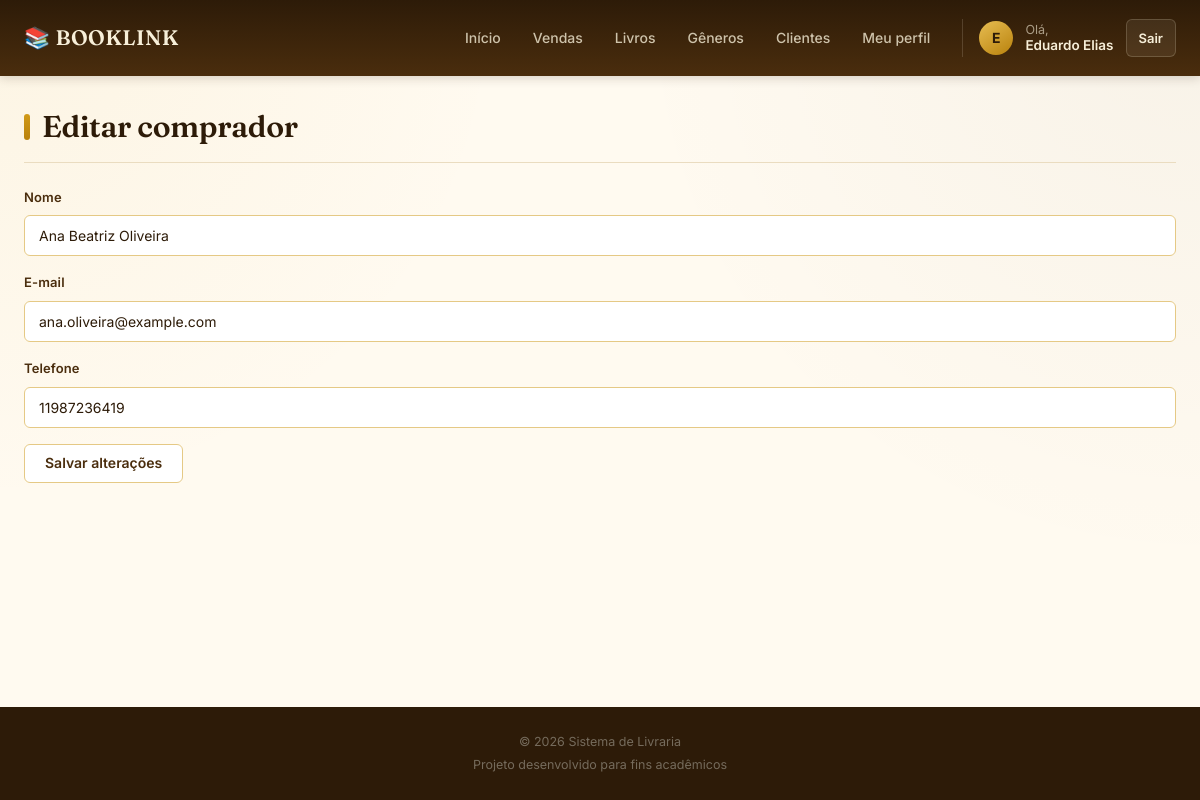
Page /compradores/editar/8 (signed in) on the committed database.
### models.py (models this page shows)
class Usuario(UserMixin, db.Model):
    __tablename__ = 'usuarios'
    id = db.Column(db.Integer, primary_key=True)
    nome = db.Column(db.String(100), nullable=False)
    email = db.Column(db.String(100), unique=True, nullable=False)
    senha = db.Column(db.String(255), nullable=False)
    tipo = db.Column(
        db.String(20),
        nullable=False,
        default='funcionario'
    )
    empresa_id = db.Column(
        db.Integer,
        db.ForeignKey('empresas.id'),
        nullable=True
    )
    data_cadastro = db.Column(
        db.DateTime,
        default=datetime.now
    )
    vendas = db.relationship(
        'Venda',
        backref='usuario',
        lazy=True
    )

class Comprador(db.Model):
    __tablename__ = 'compradores'
    id = db.Column(db.Integer, primary_key=True)
    nome = db.Column(
        db.String(100),
        nullable=False
    )
    email = db.Column(
        db.String(100),
        nullable=False
    )
    telefone = db.Column(
        db.String(20),
        nullable=True
    )
    empresa_id = db.Column(
        db.Integer,
        db.ForeignKey('empresas.id'),
        nullable=False
    )
    data_cadastro = db.Column(
        db.DateTime,
        default=datetime.now
    )
    vendas = db.relationship(
        'Venda',
        backref='comprador',
        lazy=True
    )

### routes/compradores.py (the view, shortened to what this page needs)
@compradores_bp.route('/compradores/editar/<int:id>', methods=['GET', 'POST'])
@login_required
def editar_comprador(id):
    if current_user.tipo not in ['admin', 'funcionario']:
        return redirect(url_for('home'))
    comprador = Comprador.query.filter_by(
        id=id,
        empresa_id=current_user.empresa_id
    ).first()
    if not comprador:
        return redirect(url_for('compradores.listar_compradores'))
    if request.method == 'GET':
        return render_template(
            'compradores/editar_comprador.html',
            comprador=comprador
        )

### app.py (called while the page is built)
@lm.user_loader
def user_loader(id):
    usuario = Usuario.query.filter_by(
        id=id
    ).first()
    return usuario

### templates/compradores/editar_comprador.html (shortened to what this page needs)
{% extends "base.html" %}
{% block content %}
<h1 class="titulo-pagina">
    Editar comprador
</h1>
<form method="POST">
    <div class="campo">
        <label for="nomeForm">
            Nome
        </label>
        <input
            type="text"
            id="nomeForm"
            name="nomeForm"
            value="{{ comprador.nome }}"
        >
    </div>
    <div class="campo">
        <label for="emailForm">
            E-mail
        </label>
        <input
            type="email"
            id="emailForm"
            name="emailForm"
            value="{{ comprador.email }}"
        >
    </div>
    <div class="campo">
        <label for="telefoneForm">
            Telefone
        </label>
        <input
            type="text"
            id="telefoneForm"
            name="telefoneForm"
            value="{{ comprador.telefone }}"
        >
    </div>
    <button
        type="submit"
        class="botao"
    >
        Salvar alterações
    </button>
</form>
{% endblock %}

### templates/base.html (shortened to what this page needs)
<!DOCTYPE html>
<html lang="pt-br">
<head>
<link rel="stylesheet" href="{{ url_for('static', filename='style.css') }}">
</head>
<body>
<header class="header">
    <div class="header-container">
        <a href="{{ url_for('home') }}" class="logo">
            📚 BOOKLINK
        </a>
        <nav class="nav">
            <a href="{{ url_for('homeAdm.homeAdm') }}">
                Início
            </a>
            <a href="{{ url_for('vendas.nova_venda') }}">
                Vendas
            </a>
            <a href="{{ url_for('livros.listar_livros') }}">
                Livros
            </a>
            <a href="{{ url_for('generos.listar_generos') }}">
                Gêneros
            </a>
            <a href="{{ url_for('compradores.listar_compradores') }}">
                Clientes
            </a>
            <a href="{{ url_for('funcionarios.editar_funcionarios', id=current_user.id) }}">
                Meu perfil
            </a>
            {% if current_user.is_authenticated %}
                <div class="user-area">
                    <div class="user-avatar">
                        {{ current_user.nome[0]|upper }}
                    </div>
                    <div class="user-info">
                        <span>Olá,</span>
                        <strong>{{ current_user.nome }}</strong>
                    </div>
                    <a href="{{ url_for('logout') }}" class="logout-btn">
                        Sair
                    </a>
                </div>
            {% endif %}
        </nav>
    </div>
</header>
<main class="container">
    {% block content %}
    {% endblock %}
</main>
<footer class="footer">
    <p>
        © 2026 Sistema de Livraria
    </p>
    <p>
        Projeto desenvolvido para fins acadêmicos
    </p>
</footer>
</body>
</html>

### rows in the picture
Usuario: nome "E", nome "Eduardo Elias"
Comprador: nomeForm "Ana Beatriz Oliveira", emailForm "ana.oliveira@example.com", telefoneForm "11987236419"
